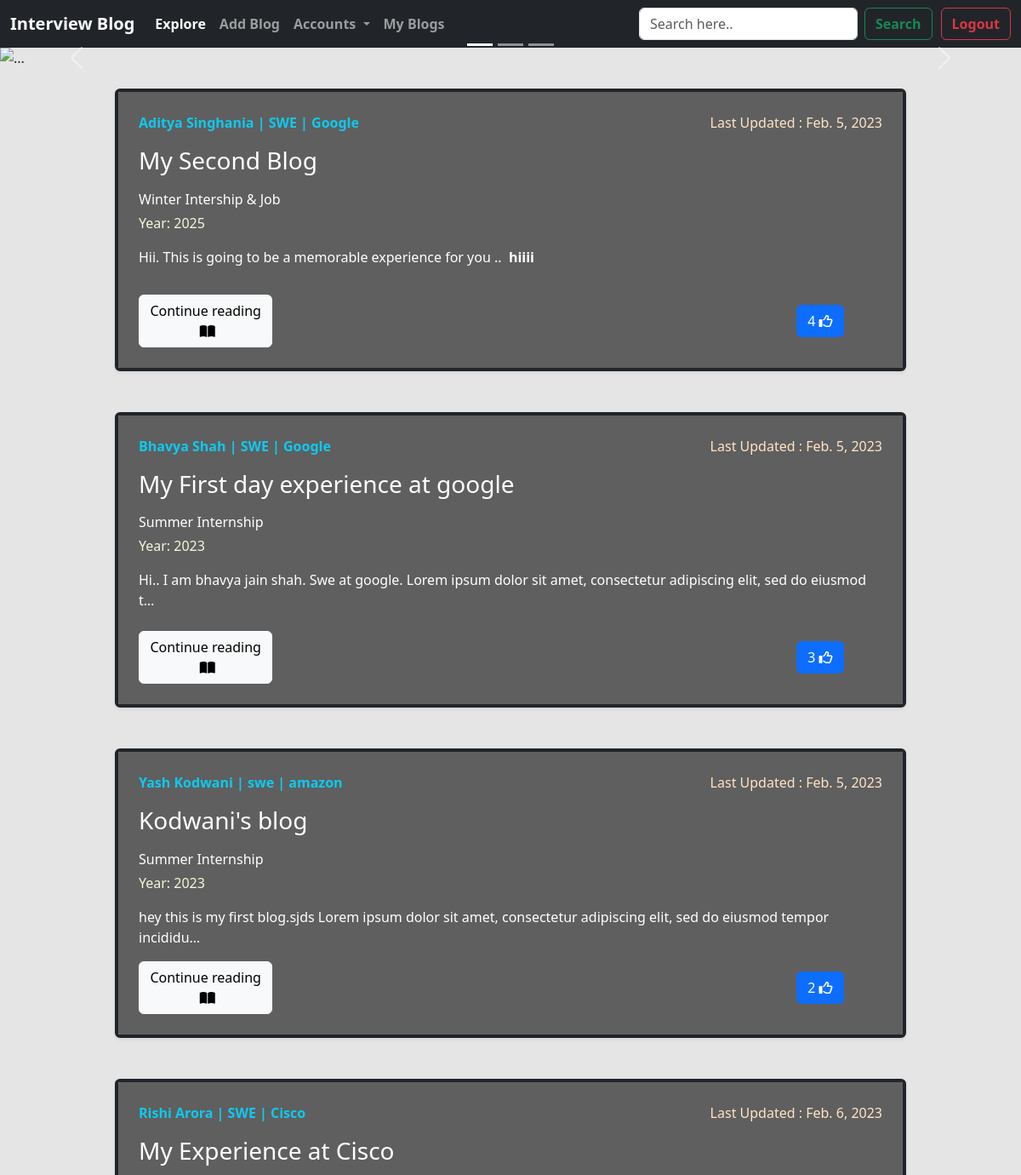
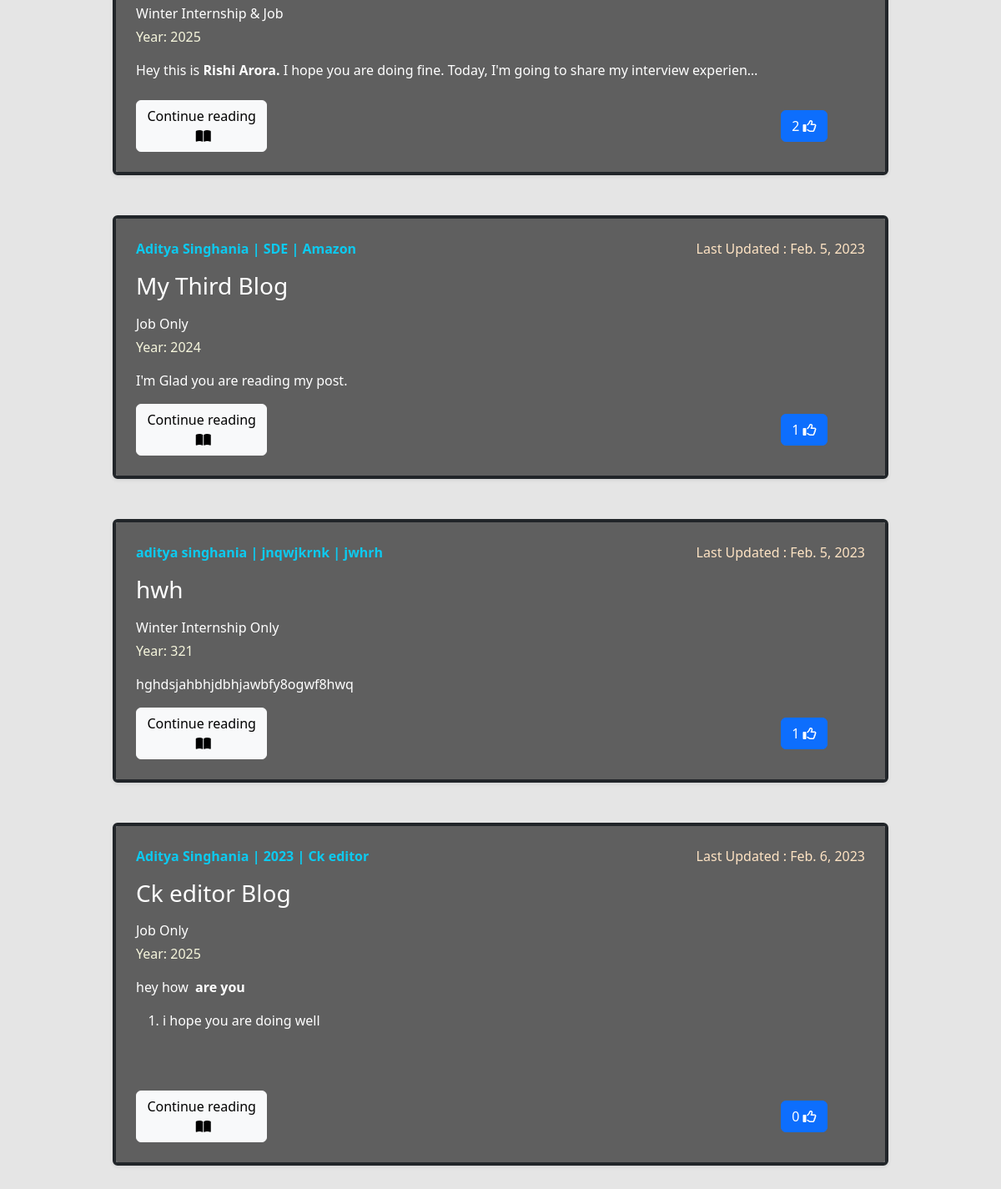
The app's page /home/ (signed in) with its own data (2 pictures, top to bottom).
### BlogApp/models.py (models this page shows, shortened)
class BlogPost(models.Model):
    post_id = models.AutoField(primary_key=True)
    blog_title = models.CharField(max_length=100,default="Read my first post")
    blog_content = RichTextField(blank=True, null=True)
    company_name = models.CharField(max_length=50,default="")
    CHOICES = (('Summer Internship','Summer Intership'),('Winter Internship Only','Winter Intership Only'),('Winter Internship & Job','Winter Internship & Job'),('Job Only','Job Only'))
    job_offer_type = models.CharField(max_length=100, choices=CHOICES, default="Job Only")
    job_profile = models.CharField(max_length=50,default="")
    year = models.IntegerField()
    author = models.ForeignKey(User,on_delete=models.CASCADE,blank=True,null=True)
    bookmarks = models.ManyToManyField(User, default=None, blank=True, related_name='bookmarks')
    likes = models.ManyToManyField(User, default=None, blank=True, related_name='likes')
    post_date = models.DateField(auto_now_add=True)
    likecount = models.IntegerField(default=0)
    def total_likes(self):
        return self.likes.count()

### BlogApp/views.py (the view)
# urls.py: path('home/', views.homepage, name="home"),
@login_required(login_url='/login')
def homepage(request):
    set = BlogPost.objects.all()
    for i in set:
        i.likecount = i.total_likes()
        i.save()
    post = BlogPost.objects.all().order_by('-likecount')
    return render(request,'home.html',{'post':post})

### BlogApp/templates/home.html (shortened to what this page needs)
<!doctype html>
<html lang="en">
  <head>
    <link href="https://cdn.jsdelivr.net/npm/bootstrap@5.3.0-alpha1/dist/css/bootstrap.min.css" rel="stylesheet">
  </head>
  <body>
    <nav class="navbar navbar-expand-lg navbar-dark bg-dark">
        <div class="container-fluid">
          <a class="navbar-brand" href="#" style=" font-weight:bold;">Interview Blog</a>
          <div class="collapse navbar-collapse" id="navbarSupportedContent">
            <ul class="navbar-nav me-auto mb-2 mb-lg-0">
              <li class="nav-item">
                <a class="nav-link active " style=" font-weight:bold;" aria-current="page" href="{% url 'home' %}">Explore</a>
              </li>
              <li class="nav-item">
                <a class="nav-link" style=" font-weight:bold;" href="{% url 'addpost' %}">Add Blog</a>
              </li>
              <li class="nav-item dropdown">
                <a class="nav-link dropdown-toggle" style=" font-weight:bold;" href="#" role="button" data-bs-toggle="dropdown" aria-expanded="false">
                  Accounts
                </a>
              </li>
              <li class="nav-item">
                <a class="nav-link " style=" font-weight:bold;" href="{% url 'myblogs' %}">My Blogs</a>
              </li>
            </ul>
            <form class="d-flex" role="search" method="get" action="/search" >
              <input class="form-control me-2" type="search" placeholder="Search here.." aria-label="Search" name="search" id="search">
              <button class="btn btn-outline-success" style=" font-weight:bold;" type="submit">Search</button>
            </form>
            <button class="btn btn-outline-danger" style=" font-weight:bold; margin-left: 10px;" type="submit">
                 <a class="nav-link" style=" font-weight:bold;" href="{% url 'logout' %}">Logout</a>
            </button>
          </div>
        </div>
      </nav>
      <div id="carouselExampleCaptions" class="carousel slide carousel-fade" data-bs-ride="false">
        <div class="carousel-indicators">
            <button type="button" data-bs-target="#carouselExampleCaptions" data-bs-slide-to="0" class="active"
                aria-current="true" aria-label="Slide 1"></button>
            <button type="button" data-bs-target="#carouselExampleCaptions" data-bs-slide-to="1"
                aria-label="Slide 2"></button>
            <button type="button" data-bs-target="#carouselExampleCaptions" data-bs-slide-to="2"
                aria-label="Slide 3"></button>
        </div>
        <div class="carousel-inner">
            <div class="carousel-item active">
                <img src="https://www.linkpicture.com/q/3_538.jpg" class="d-block w-100" alt="...">
                <div class="carousel-caption d-none d-md-block">
                </div>
            </div>
        </div>
        <button class="carousel-control-prev" type="button" data-bs-target="#carouselExampleCaptions"
            data-bs-slide="prev">
            <span class="carousel-control-prev-icon" aria-hidden="true"></span>
        </button>
        <button class="carousel-control-next" type="button" data-bs-target="#carouselExampleCaptions"
            data-bs-slide="next">
            <span class="carousel-control-next-icon" aria-hidden="true"></span>
        </button>
    </div>
    <div class="container my-4">
      {% for i in post %}
            <div class="col-md-10 offset-md-1">
                <div
                    class="row g-0 border border-dark border-4 rounded overflow-hidden flex-md-row mb-5 shadow-sm h-md-250 position-relative" >
                    <div class="col p-4 d-flex flex-column position-static " style="background:rgb(95, 95, 95) ; ">
                      <div class="d-flex justify-content-between">
                      <strong class="d-inline-block mb-2 text-info">{{i.author.first_name}} {{i.author.last_name}} | {{i.job_profile}} | {{i.company_name}}</strong><p style="color: bisque;">Last Updated : {{i.post_date}}</p>
                    </div>
                        <h3 class="mb-3 cw">{{i.blog_title}}</h3>
                        <p class="card-text mb-1 cw">{{i.job_offer_type}}</p>
                        <p class="mb-3" style="color:beige">Year: {{i.year}}</p>
                        <span class="cw" style="color: white;">{{i.blog_content|safe|truncatechars:120}}</span>
                        <div class="mt-2"><a href="/viewpost/{{i.post_id}}" class=" btn btn-light mt-2" role="button" style="width: 18%;">Continue reading &nbsp;<i class="fa-solid fa-book-open"></i></a>
                        <button type="button" class="btn btn-primary mt-2" style="margin-left: 70%;">{{i.likecount}}  <i class="fa-regular fa-thumbs-up"></i></button></div>
                    </div>
                </div>
            </div>
            {% endfor %}
    </div>
    </body>
  </html>

### BlogApp/templates/home.html (style rules this page uses)
body { background:rgb(229, 229, 229); }
.cw { color: white; }

### records on screen
BlogPost: author.first_name "Aditya", author.last_name "Singhania", job_profile "SWE", company_name "Google", post_date "Feb. 5, 2023", blog_title "My Second Blog", job_offer_type "Winter Intership & Job", year "2025", blog_content "Hii. This is going to be a memorable experience for you .. hiiii", likecount "4"
BlogPost: author.first_name "Bhavya", author.last_name "Shah", job_profile "SWE", company_name "Google", post_date "Feb. 5, 2023", blog_title "My First day experience at google", job_offer_type "Summer Internship", year "2023", blog_content "Hi.. I am bhavya jain shah. Swe at google. Lorem ipsum dolor sit amet, consectetur adipiscing elit, sed do eiusmod t…", likecount "3"
BlogPost: author.first_name "Yash", author.last_name "Kodwani", job_profile "swe", company_name "amazon", post_date "Feb. 5, 2023", blog_title "Kodwani's blog", job_offer_type "Summer Internship", year "2023", blog_content "hey this is my first blog.sjds Lorem ipsum dolor sit amet, consectetur adipiscing elit, sed do eiusmod tempor incididu…", likecount "2"
BlogPost: author.first_name "Rishi", author.last_name "Arora", job_profile "SWE", company_name "Cisco", post_date "Feb. 6, 2023", blog_title "My Experience at Cisco", job_offer_type "Winter Internship & Job", year "2025", blog_content "Hey this is Rishi Arora. I hope you are doing fine. Today, I'm going to share my interview experien…", likecount "2"
BlogPost: author.first_name "Aditya", author.last_name "Singhania", job_profile "SDE", company_name "Amazon", post_date "Feb. 5, 2023", blog_title "My Third Blog", job_offer_type "Job Only", year "2024", blog_content "I'm Glad you are reading my post.", likecount "1"
BlogPost: author.first_name "aditya", author.last_name "singhania", job_profile "jnqwjkrnk", company_name "jwhrh", post_date "Feb. 5, 2023", blog_title "hwh", job_offer_type "Winter Internship Only", year "321", blog_content "hghdsjahbhjdbhjawbfy8ogwf8hwq", likecount "1"
BlogPost: author.first_name "Aditya", author.last_name "Singhania", job_profile "2023", company_name "Ck editor", post_date "Feb. 6, 2023", blog_title "Ck editor Blog", job_offer_type "Job Only", year "2025", blog_content "hey how are you i hope you are doing well", likecount "0"
